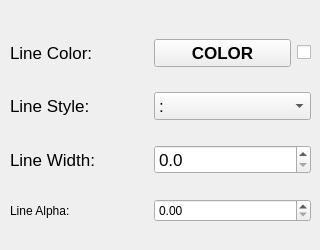
    <widget class="QWidget" name="tab_2">
     <attribute name="title">
      <string>Line</string>
     </attribute>
     <widget class="QWidget" name="gridLayoutWidget_9">
      <property name="geometry">
       <rect>
        <x>10</x>
        <y>20</y>
        <width>301</width>
        <height>221</height>
       </rect>
      </property>
      <layout class="QGridLayout" name="gridLayout_9" columnstretch="1,1,0">
       <item row="2" column="0">
        <widget class="QLabel" name="label_4">
         <property name="font">
          <font>
           <family>Arial</family>
           <pointsize>13</pointsize>
          </font>
         </property>
         <property name="text">
          <string>Line Width:</string>
         </property>
        </widget>
       </item>
       <item row="0" column="1">
        <widget class="QPushButton" name="btnLCol">
         <property name="font">
          <font>
           <family>Arial</family>
           <pointsize>13</pointsize>
           <weight>75</weight>
           <bold>true</bold>
          </font>
         </property>
         <property name="text">
          <string>COLOR</string>
         </property>
        </widget>
       </item>
       <item row="3" column="0">
        <widget class="QLabel" name="label_42">
         <property name="text">
          <string>Line Alpha:</string>
         </property>
        </widget>
       </item>
       <item row="1" column="0">
        <widget class="QLabel" name="label_5">
         <property name="font">
          <font>
           <family>Arial</family>
           <pointsize>13</pointsize>
          </font>
         </property>
         <property name="text">
          <string>Line Style:</string>
         </property>
        </widget>
       </item>
       <item row="0" column="0">
        <widget class="QLabel" name="label">
         <property name="font">
          <font>
           <family>Arial</family>
           <pointsize>13</pointsize>
          </font>
         </property>
         <property name="text">
          <string>Line Color:</string>
         </property>
        </widget>
       </item>
       <item row="0" column="2">
        <widget class="QCheckBox" name="chbColorMatch5">
         <property name="text">
          <string/>
         </property>
        </widget>
       </item>
       <item row="1" column="1" colspan="2">
        <widget class="QComboBox" name="cbLS">
         <property name="font">
          <font>
           <family>Arial</family>
           <pointsize>13</pointsize>
          </font>
         </property>
         <item>
          <property name="text">
           <string>:</string>
          </property>
         </item>
         <item>
          <property name="text">
           <string>-.</string>
          </property>
         </item>
         <item>
          <property name="text">
           <string>--</string>
          </property>
         </item>
         <item>
          <property name="text">
           <string>-</string>
          </property>
         </item>
         <item>
          <property name="text">
           <string/>
          </property>
         </item>
        </widget>
       </item>
       <item row="2" column="1" colspan="2">
        <widget class="QDoubleSpinBox" name="sbLW">
         <property name="font">
          <font>
           <family>Arial</family>
           <pointsize>13</pointsize>
          </font>
         </property>
         <property name="decimals">
          <number>1</number>
         </property>
         <property name="singleStep">
          <double>0.100000000000000</double>
         </property>
        </widget>
       </item>
       <item row="3" column="1" colspan="2">
        <widget class="QDoubleSpinBox" name="sbLAlpha">
         <property name="maximum">
          <double>1.000000000000000</double>
         </property>
         <property name="singleStep">
          <double>0.010000000000000</double>
         </property>
        </widget>
       </item>
      </layout>
     </widget>
    </widget>
